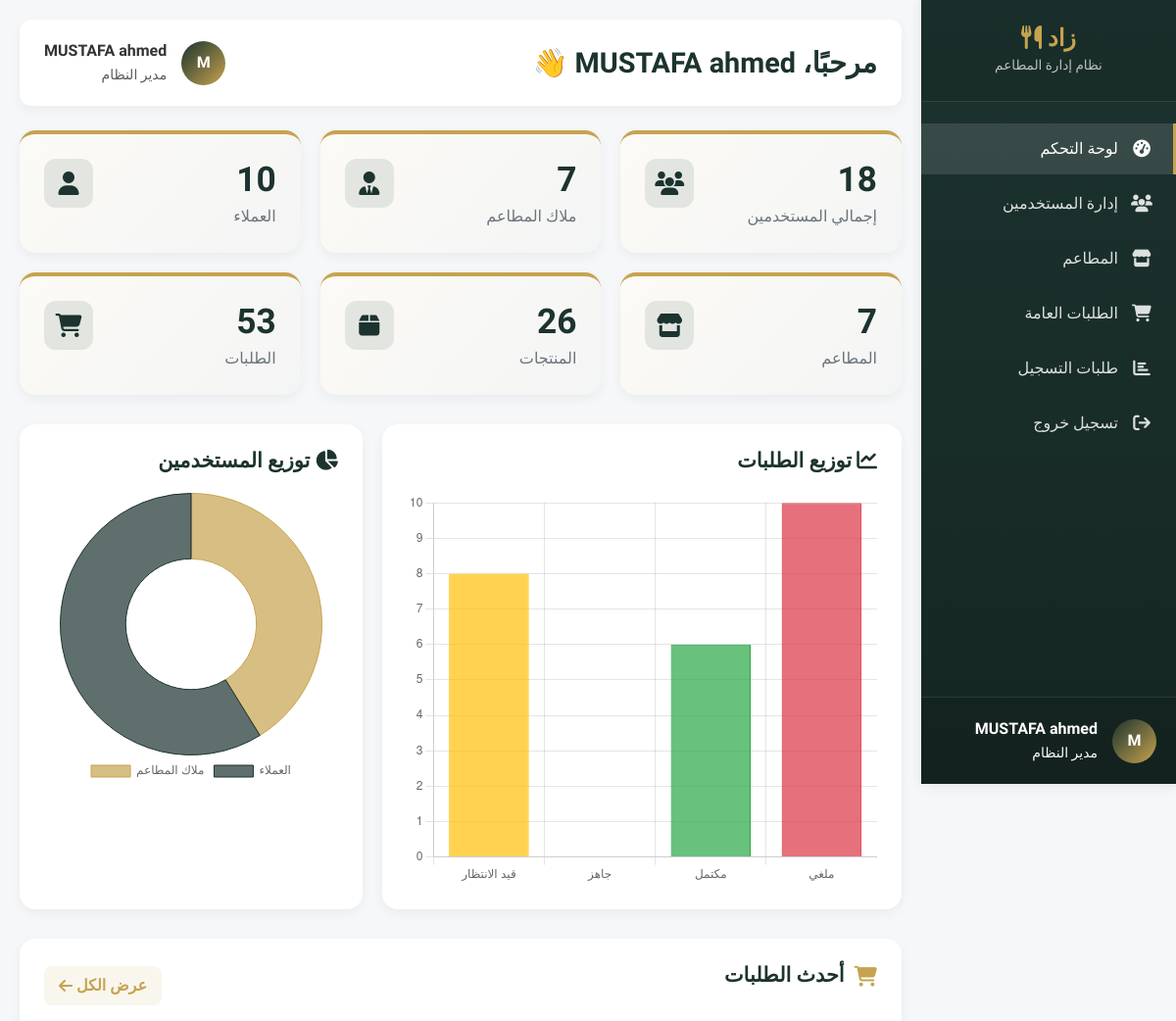
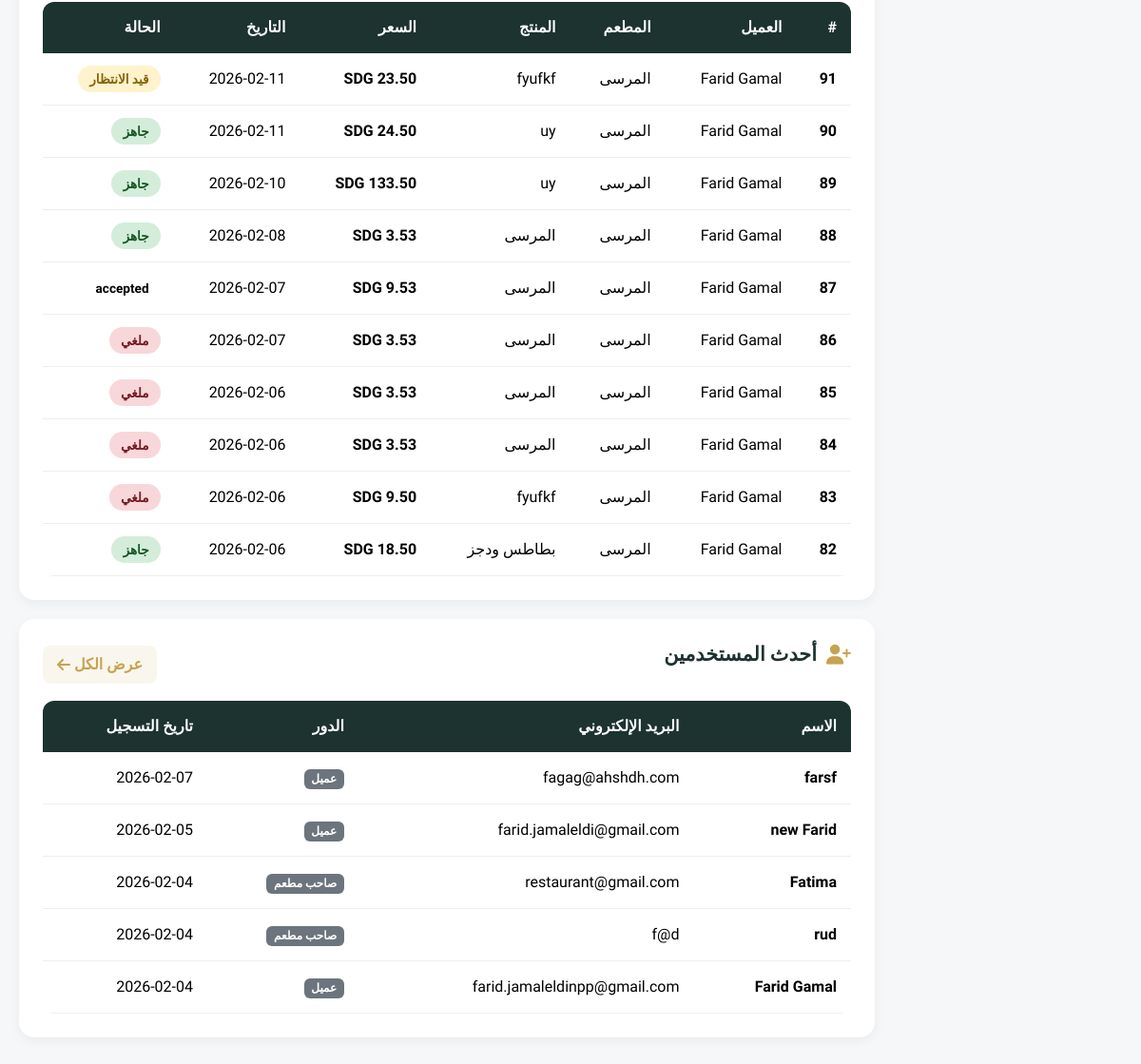
The app's page /web/admin/index.php (signed in) with its own data (2 pictures, top to bottom).
### tables this page shows
CREATE TABLE `orders` (
  `id` int(11) NOT NULL,
  `order_number` varchar(20) DEFAULT NULL,
  `customer_id` int(11) NOT NULL,
  `restaurant_id` int(11) NOT NULL,
  `subtotal` decimal(10,2) NOT NULL DEFAULT 0.00,
  `service_fee` decimal(10,2) NOT NULL DEFAULT 0.00,
  `total_amount` decimal(10,2) NOT NULL DEFAULT 0.00,
  `pickup_from` datetime DEFAULT NULL,
  `pickup_to` datetime DEFAULT NULL,
  `total_price` decimal(10,2) NOT NULL,
  `payment_method` enum('cash','card') NOT NULL,
  `status` enum('pending','accepted','preparing','ready','completed','canceled') DEFAULT 'pending',
  `customer_name` varchar(100) DEFAULT NULL,
  `customer_phone` varchar(20) DEFAULT NULL,
  `notes` text DEFAULT NULL,
  `created_at` timestamp NULL DEFAULT current_timestamp(),
  `updated_at` timestamp NULL DEFAULT current_timestamp() ON UPDATE current_timestamp()
);

CREATE TABLE `users` (
  `id` int(11) NOT NULL,
  `name` varchar(100) NOT NULL,
  `email` varchar(150) NOT NULL,
  `password` varchar(255) NOT NULL,
  `phone` varchar(20) DEFAULT NULL,
  `last_login` datetime DEFAULT NULL,
  `role` enum('admin','owner','customer') NOT NULL,
  `created_at` timestamp NULL DEFAULT current_timestamp(),
  `avatar` varchar(255) DEFAULT NULL
);

CREATE TABLE `restaurants` (
  `id` int(11) NOT NULL,
  `name` varchar(255) NOT NULL,
  `logo` varchar(255) DEFAULT NULL,
  `owner_id` int(11) NOT NULL,
  `address` varchar(255) DEFAULT NULL,
  `description` text DEFAULT NULL,
  `phone` varchar(50) DEFAULT NULL,
  `working_hours` varchar(100) DEFAULT NULL,
  `status` enum('active','inactive') DEFAULT 'active',
  `created_at` timestamp NULL DEFAULT current_timestamp()
);

### web/admin/index.php (the view, shortened to what this page needs)
<?php
require_once __DIR__ . '/includes/db.php';
$total_users = $pdo->query("SELECT COUNT(*) FROM users")->fetchColumn();
$total_owners = $pdo->query("SELECT COUNT(*) FROM users WHERE role = 'owner'")->fetchColumn();
$total_customers = $pdo->query("SELECT COUNT(*) FROM users WHERE role = 'customer'")->fetchColumn();
$total_products = $pdo->query("SELECT COUNT(*) FROM products")->fetchColumn();
$total_orders = $pdo->query("SELECT COUNT(*) FROM orders")->fetchColumn();
$total_restaurants = $pdo->query("SELECT COUNT(*) FROM restaurants")->fetchColumn();
$pending_orders = $pdo->query("SELECT COUNT(*) FROM orders WHERE status = 'pending'")->fetchColumn();
$completed_orders = $pdo->query("SELECT COUNT(*) FROM orders WHERE status = 'completed'")->fetchColumn();
$cancelled_orders = $pdo->query("SELECT COUNT(*) FROM orders WHERE status = 'canceled'")->fetchColumn();
$sql = "
SELECT
  o.id,
  o.status,
  o.total_price,
  o.created_at,
  u.name AS customer_name,
  r.name AS restaurant_name,
  owner.name AS owner_name,
  (
    SELECT oi.product_name
    FROM order_items oi
    WHERE oi.order_id = o.id
    ORDER BY oi.id ASC
    LIMIT 1
  ) AS product_name
FROM orders o
INNER JOIN users u ON u.id = o.customer_id
INNER JOIN restaurants r ON r.id = o.restaurant_id
INNER JOIN users owner ON owner.id = r.owner_id
ORDER BY o.id DESC
LIMIT 10
";
$latest_orders = $pdo->query($sql)->fetchAll(PDO::FETCH_ASSOC);
$new_users = $pdo->query("SELECT name, email, role, created_at FROM users ORDER BY id DESC LIMIT 5")->fetchAll(PDO::FETCH_ASSOC);
?>
<!DOCTYPE html>
<html lang="ar" dir="rtl">
<head>
  <link href="https://cdn.jsdelivr.net/npm/bootstrap@5.3.3/dist/css/bootstrap.rtl.min.css" rel="stylesheet">
  <link rel="stylesheet" href="https://cdnjs.cloudflare.com/ajax/libs/font-awesome/6.5.0/css/all.min.css">
</head>
<body>
  <?php include __DIR__ . '/includes/sidebar_admin.php'; ?>
  <div class="main-content">
    <div class="header-bar">
      <h1>مرحبًا، <?= htmlspecialchars($_SESSION['name']) ?> <span class="text-gold">👋</span></h1>
      <div class="user-info">
        <div class="user-avatar">
          <?= strtoupper(substr($_SESSION['name'], 0, 1)) ?>
        </div>
        <div>
          <div class="fw-bold"><?= htmlspecialchars($_SESSION['name']) ?></div>
          <small class="text-muted">مدير النظام</small>
        </div>
      </div>
    </div>
    <div class="stats-grid">
      <div class="stat-card">
        <div class="stat-icon">
          <i class="fas fa-users"></i>
        </div>
        <div class="card-content">
          <h3><?= $total_users ?></h3>
          <p>إجمالي المستخدمين</p>
        </div>
      </div>
      <div class="stat-card">
        <div class="stat-icon">
          <i class="fas fa-user-tie"></i>
        </div>
        <div class="card-content">
          <h3><?= $total_owners ?></h3>
          <p>ملاك المطاعم</p>
        </div>
      </div>
      <div class="stat-card">
        <div class="stat-icon">
          <i class="fas fa-user"></i>
        </div>
        <div class="card-content">
          <h3><?= $total_customers ?></h3>
          <p>العملاء</p>
        </div>
      </div>
      <div class="stat-card">
        <div class="stat-icon">
          <i class="fas fa-store"></i>
        </div>
        <div class="card-content">
          <h3><?= $total_restaurants ?></h3>
          <p>المطاعم</p>
        </div>
      </div>
      <div class="stat-card">
        <div class="stat-icon">
          <i class="fas fa-box"></i>
        </div>
        <div class="card-content">
          <h3><?= $total_products ?></h3>
          <p>المنتجات</p>
        </div>
      </div>
      <div class="stat-card">
        <div class="stat-icon">
          <i class="fas fa-shopping-cart"></i>
        </div>
        <div class="card-content">
          <h3><?= $total_orders ?></h3>
          <p>الطلبات</p>
        </div>
      </div>
    </div>
    <div class="charts-container">
      <div class="chart-card">
        <h3><i class="fas fa-chart-line"></i> توزيع الطلبات</h3>
        <canvas id="ordersChart" height="250"></canvas>
      </div>
      <div class="chart-card">
        <h3><i class="fas fa-chart-pie"></i> توزيع المستخدمين</h3>
        <canvas id="usersChart" height="250"></canvas>
      </div>
    </div>
    <div class="table-card">
      <div class="d-flex justify-content-between align-items-center mb-3">
        <h3><i class="fas fa-shopping-cart"></i> أحدث الطلبات</h3>
        <a href="orders.php" class="view-all">عرض الكل <i class="fas fa-arrow-left ms-1"></i></a>
      </div>
      <div class="table-responsive">
        <table class="table table-hover">
          <thead>
            <tr>
              <th>#</th>
              <th>العميل</th>
              <th>المطعم</th>
              <th>المنتج</th>
              <th>السعر</th>
              <th>التاريخ</th>
              <th>الحالة</th>
            </tr>
          </thead>
          <tbody>
            <?php if (!empty($latest_orders)): ?>
              <?php foreach ($latest_orders as $order): ?>
                <tr>
                  <td class="fw-bold"><?= $order['id'] ?></td>
                  <td><?= htmlspecialchars($order['customer_name']) ?></td>
                  <td><?= htmlspecialchars($order['restaurant_name']) ?></td>
                  <td><?= htmlspecialchars($order['product_name']) ?></td>
                  <td class="fw-bold"><?= number_format($order['total_price'], 2) ?> SDG</td>
                  <td><?= date('Y-m-d', strtotime($order['created_at'])) ?></td>
                  <td>
                    <?php
                    $status = $order['status'];
                    $badge_class = 'status-' . $status;
                    $status_text = '';
                    switch ($status) {
                      case 'pending':
                        $status_text = 'قيد الانتظار';
                        break;
                      case 'ready':
                        $status_text = 'جاهز';
                        break;
                      case 'canceled':
                        $status_text = 'ملغي';
                        break;
                      default:
                        $status_text = $status;
                    }
                    ?>
                    <span class="status-badge <?= $badge_class ?>"><?= $status_text ?></span>
                  </td>
                </tr>
              <?php endforeach; ?>
            <?php else: ?>
              <tr>
                <td colspan="7" class="text-center text-muted py-4">لا توجد طلبات بعد</td>
              </tr>
            <?php endif; ?>
          </tbody>
        </table>
      </div>
    </div>
    <div class="table-card">
      <div class="d-flex justify-content-between align-items-center mb-3">
        <h3><i class="fas fa-user-plus"></i> أحدث المستخدمين</h3>
        <a href="users.php" class="view-all">عرض الكل <i class="fas fa-arrow-left ms-1"></i></a>
      </div>
      <div class="table-responsive">
        <table class="table table-hover">
          <thead>
            <tr>
              <th>الاسم</th>
              <th>البريد الإلكتروني</th>
              <th>الدور</th>
              <th>تاريخ التسجيل</th>
            </tr>
          </thead>
          <tbody>
            <?php if (!empty($new_users)): ?>
              <?php foreach ($new_users as $user): ?>
                <tr>
                  <td class="fw-bold"><?= htmlspecialchars($user['name']) ?></td>
                  <td><?= htmlspecialchars($user['email']) ?></td>
                  <td>
                    <?php
                    $role_text = '';
                    switch ($user['role']) {
                      case 'owner':
                        $role_text = 'صاحب مطعم';
                        break;
                      case 'customer':
                        $role_text = 'عميل';
                        break;
                    }
                    ?>
                    <span class="badge bg-secondary"><?= $role_text ?></span>
                  </td>
                  <td><?= date('Y-m-d', strtotime($user['created_at'])) ?></td>
                </tr>
              <?php endforeach; ?>
            <?php else: ?>
              <tr>
                <td colspan="4" class="text-center text-muted py-4">لا توجد مستخدمين بعد</td>
              </tr>
            <?php endif; ?>
          </tbody>
        </table>
      </div>
    </div>
  </div>
  <script>
    // تبديل الشريط الجانبي على الشاشات الصغيرة فقط
    if (window.innerWidth <= 992) {
      document.querySelector('.sidebar-toggle').addEventListener('click', function() {
        document.querySelector('.sidebar').classList.toggle('active');
      });
    }
    // مخطط توزيع الطلبات
    const ordersCtx = document.getElementById('ordersChart').getContext('2d');
    const ordersChart = new Chart(ordersCtx, {
      type: 'bar',
      data: {
        labels: ['قيد الانتظار', 'جاهز', 'مكتمل', 'ملغي'],
        datasets: [{
          label: 'عدد الطلبات',
          data: [<?= $pending_orders ?>, 0, <?= $completed_orders ?>, <?= $cancelled_orders ?>],
          backgroundColor: [
            'rgba(255, 193, 7, 0.7)',
            'rgba(23, 162, 184, 0.7)',
            'rgba(40, 167, 69, 0.7)',
            'rgba(220, 53, 69, 0.7)'
          ],
          borderColor: [
            'rgb(255, 193, 7)',
            'rgb(23, 162, 184)',
            'rgb(40, 167, 69)',
            'rgb(220, 53, 69)'
          ],
          borderWidth: 1
        }]
      },
      options: {
        responsive: true,
        plugins: {
          legend: {
            display: false
          }
        },
        scales: {
          y: {
            beginAtZero: true,
            ticks: {
              stepSize: 1
            }
          }
        }
      }
    });
    // مخطط توزيع المستخدمين
    const usersCtx = document.getElementById('usersChart').getContext('2d');
    const usersChart = new Chart(usersCtx, {
      type: 'doughnut',
      data: {
        labels: ['ملاك المطاعم', 'العملاء'],
        datasets: [{
          data: [<?= $total_owners ?>, <?= $total_customers ?>],
          backgroundColor: [
            'rgba(198, 163, 79, 0.7)',
            'rgba(28, 51, 47, 0.7)'
          ],
          borderColor: [
            'rgb(198, 163, 79)',
            'rgb(28, 51, 47)'
          ],
          borderWidth: 1
        }]
      },
      options: {
        responsive: true,
        plugins: {
          legend: {
            position: 'bottom'
          }
        }
      }
    });
  </script>
</body>
</html>

### web/admin/index.php (style rules this page uses)
:root { --main-color: #1C332F; --gold: #C6A34F; --light-bg: #f8f9fa; --white: #ffffff; --transition: all 0.3s ease; }
body { font-family: 'Tajawal', sans-serif; background-color: #f5f7f9; color: #333; overflow-x: hidden; padding-right: 260px; }
.main-content { padding: 20px; min-height: 100vh; }
.header-bar { background-color: var(--white); border-radius: 12px; padding: 20px 25px; box-shadow: 0 4px 12px rgba(0, 0, 0, 0.05); margin-bottom: 25px; display: flex; justify-content: space-between; align-items: center; }
.header-bar h1 { color: var(--main-color); font-weight: 800; margin: 0; font-size: 1.8rem; }
.user-info { display: flex; align-items: center; }
.user-avatar { width: 45px; height: 45px; border-radius: 50%; background: linear-gradient(135deg, var(--main-color), var(--gold)); display: flex; align-items: center; justify-content: center; color: white; font-weight: bold; margin-left: 15px; }
.stats-grid { display: grid; grid-template-columns: repeat(auto-fit, minmax(240px, 1fr)); gap: 20px; margin-bottom: 30px; }
.stat-card { background: var(--white); border-radius: 16px; padding: 25px; box-shadow: 0 4px 12px rgba(0, 0, 0, 0.05); transition: var(--transition); border-top: 4px solid var(--gold); position: relative; overflow: hidden; }
.stat-card::before { content: ''; position: absolute; top: 0; right: 0; width: 100%; height: 100%; background: linear-gradient(135deg, rgba(198, 163, 79, 0.05) 0%, rgba(28, 51, 47, 0.05) 100%); z-index: 0; }
.stat-card .card-content { position: relative; z-index: 1; }
.stat-card h3 { font-size: 2.2rem; font-weight: 800; color: var(--main-color); margin-bottom: 5px; }
.stat-card p { color: #6c757d; font-weight: 500; margin-bottom: 0; }
.stat-icon { position: absolute; left: 25px; top: 25px; width: 50px; height: 50px; border-radius: 12px; display: flex; align-items: center; justify-content: center; background: rgba(28, 51, 47, 0.1); color: var(--main-color); font-size: 1.5rem; }
.charts-container { display: grid; grid-template-columns: 2fr 1fr; gap: 20px; margin-bottom: 30px; }
.chart-card { background: var(--white); border-radius: 16px; padding: 25px; box-shadow: 0 4px 12px rgba(0, 0, 0, 0.05); }
.chart-card h3 { color: var(--main-color); font-weight: 700; margin-bottom: 20px; font-size: 1.3rem; }
.table-card { background: var(--white); border-radius: 16px; padding: 25px; box-shadow: 0 4px 12px rgba(0, 0, 0, 0.05); margin-bottom: 20px; }
.table-card h3 { color: var(--main-color); font-weight: 700; margin-bottom: 20px; font-size: 1.3rem; display: flex; align-items: center; }
.table-card h3 i { margin-left: 10px; color: var(--gold); }
.table-responsive { border-radius: 12px; overflow: hidden; }
.table { margin-bottom: 0; }
.table thead th { background-color: var(--main-color); color: white; font-weight: 600; padding: 15px; border: none; }
.table tbody td { padding: 15px; vertical-align: middle; border-bottom: 1px solid #eee; }
.status-badge { padding: 6px 12px; border-radius: 20px; font-size: 0.85rem; font-weight: 600; }
.status-pending { background-color: #fff3cd; color: #856404; }
.status-ready { background-color: #d4edda; color: #155724; }
.status-canceled { background-color: #f8d7da; color: #721c24; }
.view-all { color: var(--gold); font-weight: 600; text-decoration: none; display: inline-flex; align-items: center; transition: var(--transition); padding: 8px 15px; border-radius: 8px; background-color: rgba(198, 163, 79, 0.1); }

### web/admin/includes/sidebar_admin.php (style rules this page uses)
:root { --main-color: #1C332F; --gold: #C6A34F; --light-bg: #f8f9fa; --white: #ffffff; --transition: all 0.3s ease; }

### records on screen
orders: id "91", customer.name "Farid Gamal", restaurant.name "المرسى", product_name "fyufkf", created_at "2026-02-11", status "قيد الانتظار"
orders: id "90", customer.name "Farid Gamal", restaurant.name "المرسى", product_name "uy", created_at "2026-02-11", status "جاهز"
orders: id "89", customer.name "Farid Gamal", restaurant.name "المرسى", product_name "uy", created_at "2026-02-10", status "جاهز"
orders: id "88", customer.name "Farid Gamal", restaurant.name "المرسى", product_name "المرسى", created_at "2026-02-08", status "جاهز"
orders: id "87", customer.name "Farid Gamal", restaurant.name "المرسى", product_name "المرسى", created_at "2026-02-07", status "accepted"
orders: id "86", customer.name "Farid Gamal", restaurant.name "المرسى", product_name "المرسى", created_at "2026-02-07", status "ملغي"
orders: id "85", customer.name "Farid Gamal", restaurant.name "المرسى", product_name "المرسى", created_at "2026-02-06", status "ملغي"
orders: id "84", customer.name "Farid Gamal", restaurant.name "المرسى", product_name "المرسى", created_at "2026-02-06", status "ملغي"
orders: id "83", customer.name "Farid Gamal", restaurant.name "المرسى", product_name "fyufkf", created_at "2026-02-06", status "ملغي"
orders: id "82", customer.name "Farid Gamal", restaurant.name "المرسى", product_name "بطاطس ودجز", created_at "2026-02-06", status "جاهز"
users: name "farsf", email "fagag@ahshdh.com", role "عميل", created_at "2026-02-07"
users: name "new Farid", email "farid.jamaleldi@gmail.com", role "عميل", created_at "2026-02-05"
users: name "Fatima", email "restaurant@gmail.com", role "صاحب مطعم", created_at "2026-02-04"
users: name "rud", email "f@d", role "صاحب مطعم", created_at "2026-02-04"
users: name "Farid Gamal", email "farid.jamaleldinpp@gmail.com", role "عميل", created_at "2026-02-04"

### other values on screen
substr($_SESSION['name'], 0, 1) "M"
$_SESSION['name'] "MUSTAFA ahmed"
$total_users "18"
$total_owners "7"
$total_customers "10"
$total_restaurants "7"
$total_products "26"
$total_orders "53"
chart data {{ $pending_orders }} 8
chart data {{ $completed_orders }} 6
chart data {{ $cancelled_orders }} 10
chart data {{ $total_owners }} 7
